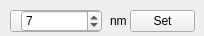
<?xml version="1.0" encoding="UTF-8"?>
<ui version="4.0">
 <class>PanelChangeWaveOrFreq</class>
 <widget class="QWidget" name="PanelChangeWaveOrFreq">
  <property name="geometry">
   <rect>
    <x>0</x>
    <y>0</y>
    <width>204</width>
    <height>36</height>
   </rect>
  </property>
  <property name="windowTitle">
   <string>Select a Wavelength</string>
  </property>
  <widget class="QPushButton" name="button_apply">
   <property name="geometry">
    <rect>
     <x>130</x>
     <y>10</y>
     <width>65</width>
     <height>22</height>
    </rect>
   </property>
   <property name="toolTip">
    <string>Set Wavelength</string>
   </property>
   <property name="text">
    <string>Set</string>
   </property>
  </widget>
  <widget class="QComboBox" name="WaveList">
   <property name="geometry">
    <rect>
     <x>10</x>
     <y>10</y>
     <width>91</width>
     <height>22</height>
    </rect>
   </property>
   <property name="toolTip">
    <string>Choose a Wavelength</string>
   </property>
  </widget>
  <widget class="QLabel" name="label_unit">
   <property name="geometry">
    <rect>
     <x>110</x>
     <y>10</y>
     <width>20</width>
     <height>22</height>
    </rect>
   </property>
   <property name="text">
    <string>nm</string>
   </property>
  </widget>
  <widget class="QSpinBox" name="spinBox_freq">
   <property name="geometry">
    <rect>
     <x>21</x>
     <y>10</y>
     <width>81</width>
     <height>22</height>
    </rect>
   </property>
   <property name="minimum">
    <number>1</number>
   </property>
   <property name="maximum">
    <number>10000</number>
   </property>
   <property name="value">
    <number>7</number>
   </property>
  </widget>
 </widget>
 <tabstops>
  <tabstop>button_apply</tabstop>
 </tabstops>
 <resources/>
 <connections/>
</ui>
